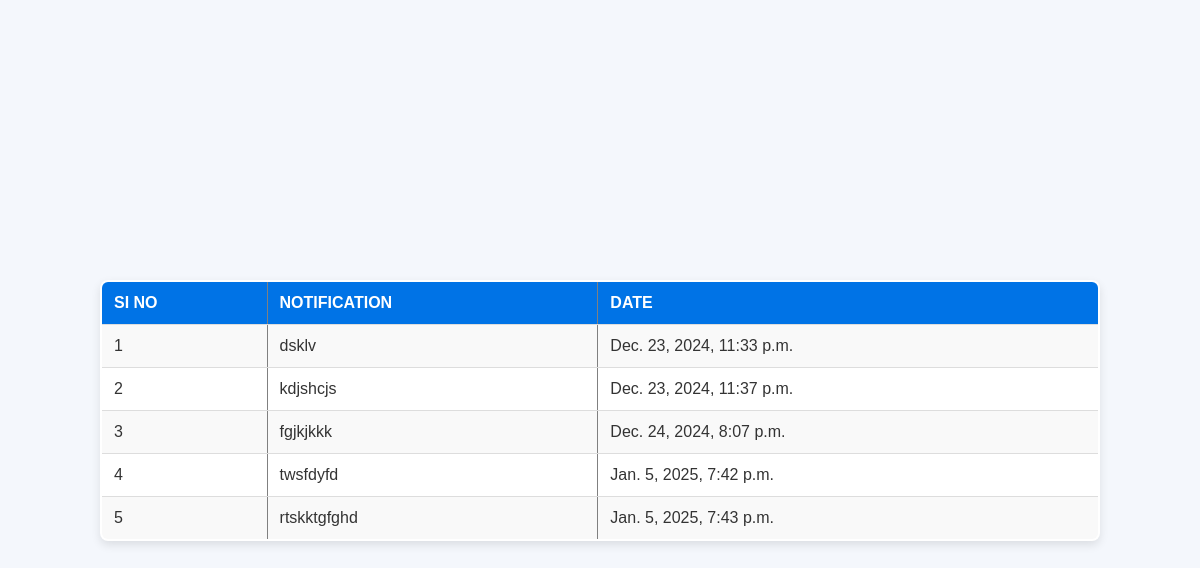
Before: /notification with the older database file.
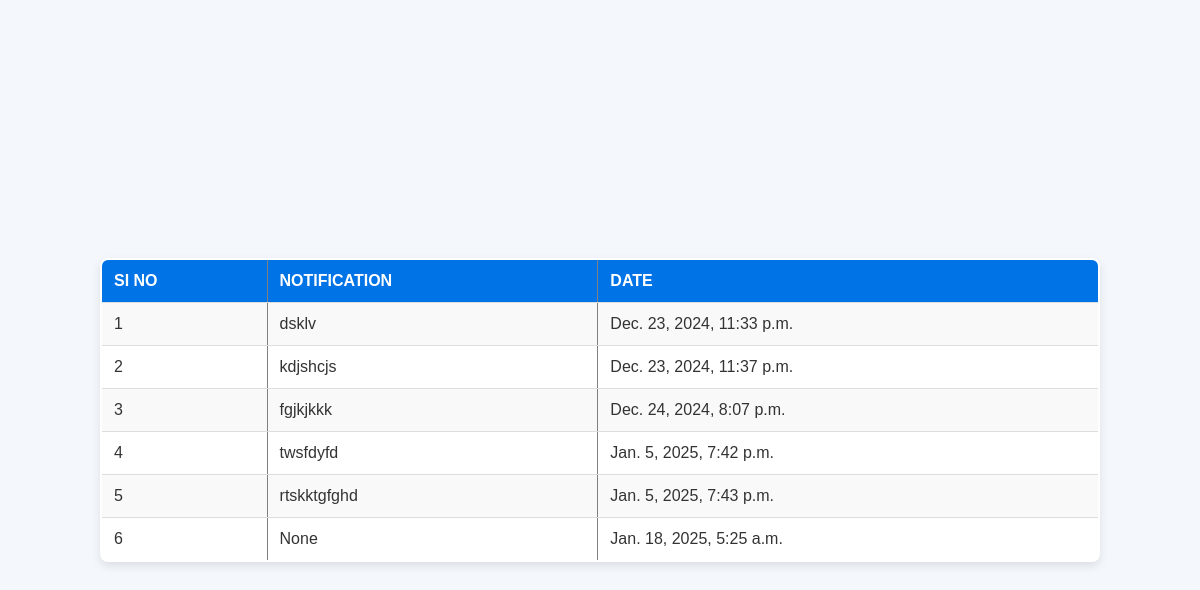
After: the same page with the newer database file.
### administrator/models.py (models this page shows)
class notificationTable(models.Model):
     post=models.CharField(max_length=200,null=True,blank=True)
     date = models.DateTimeField(auto_now_add=True)

### administrator/views.py (the view)
# urls.py: path("notification", notificationpage.as_view(), name="notification"),
class notificationpage(View):
    def get(self,request):
        c= notificationTable.objects.all()
        return render(request,"faculty/notification.html", {'a':c})

### templates/faculty/notification.html (shortened to what this page needs)
<!DOCTYPE html>
<html lang="en">
<head>
<body class=" bo">
    <table border="2" class="dot" >
        <tr>
        <th>SI no</th>
        <th>notification</th>
        <th>date</th>
    </tr>
    {% for i in a %}
    <tr>
        <td>{{forloop.counter}}</td>
        <td>{{i.post}}</td>
        <td>{{i.date}}</td>
    </tr>
    {%endfor%}
    </table>
</body>
</html>

Changed rows visible on the page:
added notificationTable: post "None", date "Jan. 18, 2025, 5:25 a.m."
